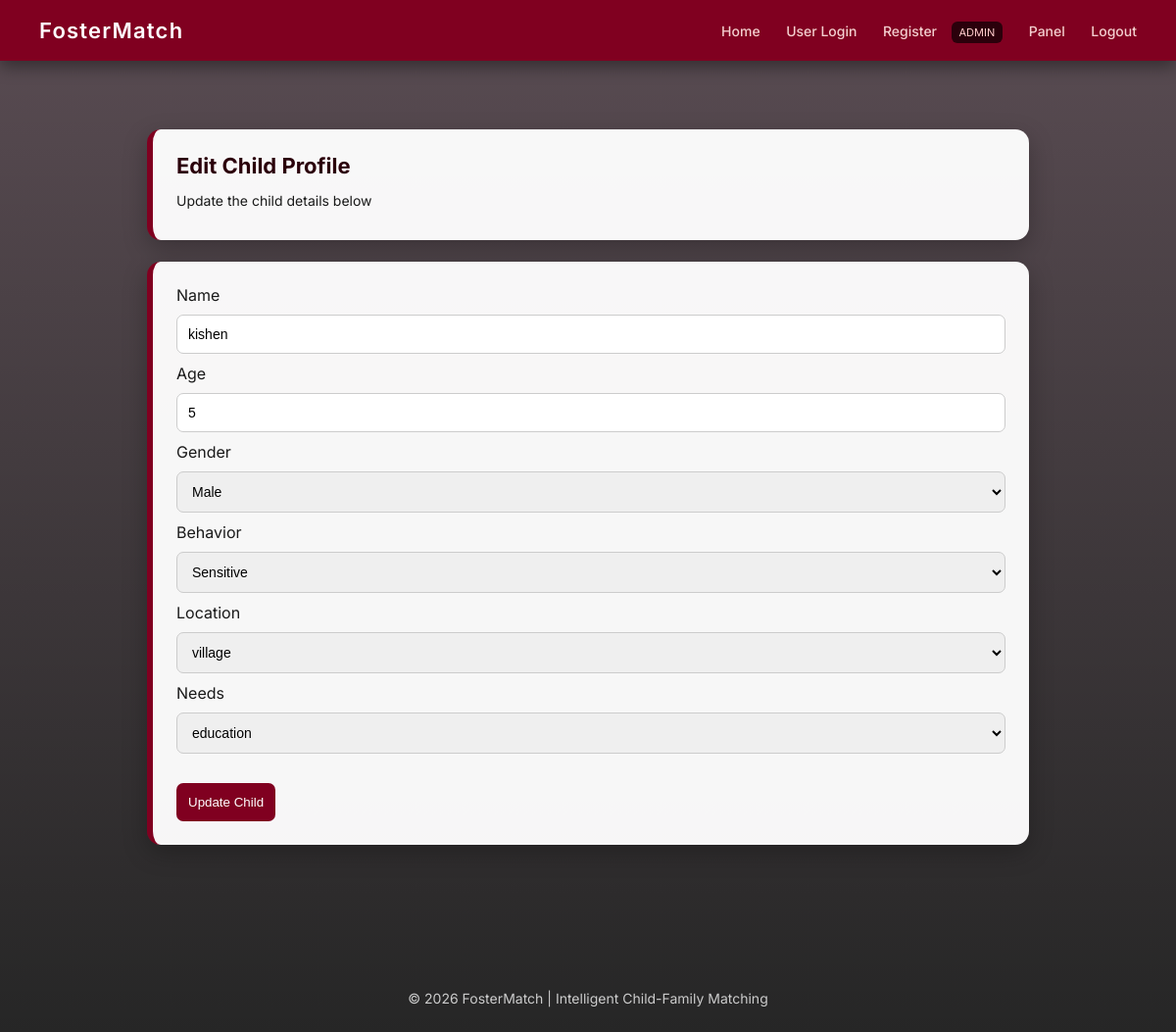
The app's page /edit_child/3 (signed in) with its own data.
### tables this page shows
CREATE TABLE child(
                    id INTEGER PRIMARY KEY AUTOINCREMENT,
                    name TEXT,
                    age INTEGER,
                    gender TEXT,
                    behavior TEXT
                , location_type TEXT, needs TEXT);

### app.py (the view, shortened to what this page needs)
@app.route('/edit_child/<int:id>', methods=['GET', 'POST'])
def edit_child(id):
    if not session.get('admin'):
        return redirect('/login')
    conn = sqlite3.connect("database.db")
    conn.row_factory = sqlite3.Row
    c = conn.cursor()
    c.execute("SELECT * FROM child WHERE id=?", (id,))
    child = c.fetchone()
    conn.close()
    return render_template("edit_child.html", child=child)

### templates/edit_child.html (shortened to what this page needs)
{% extends "base.html" %}
{% block content %}
<div class="container">
    <div class="card">
        <h2>Edit Child Profile</h2>
        <p>Update the child details below</p>
    </div>
    <div class="card">
        <form method="POST">
            <label>Name</label>
            <input type="text" name="name" value="{{ child[1] }}" required>
            <label>Age</label>
            <input type="number" name="age" value="{{ child[2] }}" required>
            <label>Gender</label>
            <select name="gender">
                <option {% if child[3]=='Male' %}selected{% endif %}>Male</option>
            </select>
            <label>Behavior</label>
            <select name="behavior">
                <option {% if child[4]=='Sensitive' %}selected{% endif %}>Sensitive</option>
            </select>
            <label>Location</label>
            <select name="location_type">
                <option {% if child[5]=='village' %}selected{% endif %}>village</option>
            </select>
            <label>Needs</label>
            <select name="needs">
                <option {% if child[6]=='education' %}selected{% endif %}>education</option>
            </select>
            <br><br>
            <button type="submit">Update Child</button>
        </form>
    </div>
</div>
{% endblock %}

### static/style.css (style rules this page uses)
* { margin: 0; padding: 0; box-sizing: border-box; }
body { font-family: 'Inter', sans-serif; color: #1a1a1a; background: linear-gradient(rgba(20,0,10,0.7), rgba(0,0,0,0.85)), url("https://images.unsplash.com/photo-1503454537195-1dcabb73ffb9") no-repeat center center fixed; background-size: cover; }
.container { max-width: 1000px; margin: auto; padding: 35px 25px; }
.card { background: rgba(255, 255, 255, 0.96); padding: 24px; margin-bottom: 22px; border-radius: 14px; border-left: 6px solid #800020; box-shadow: 0 8px 24px rgba(0, 0, 0, 0.25); transition: all 0.25s ease; }
input, select { width: 100%; padding: 11px; margin: 10px 0; border-radius: 7px; border: 1px solid #ccc; font-size: 14px; transition: 0.2s; }
button { background: #800020; color: white; border: none; padding: 12px; border-radius: 7px; cursor: pointer; font-weight: 500; transition: all 0.25s ease; }
h2 { color: #2b000b; margin-bottom: 12px; font-size: 22px; }
p { margin: 6px 0; font-size: 14px; line-height: 1.5; }

### records on screen
child: name "kishen", age "5", gender "Male", behavior "Sensitive", location_type "village", needs "education"
